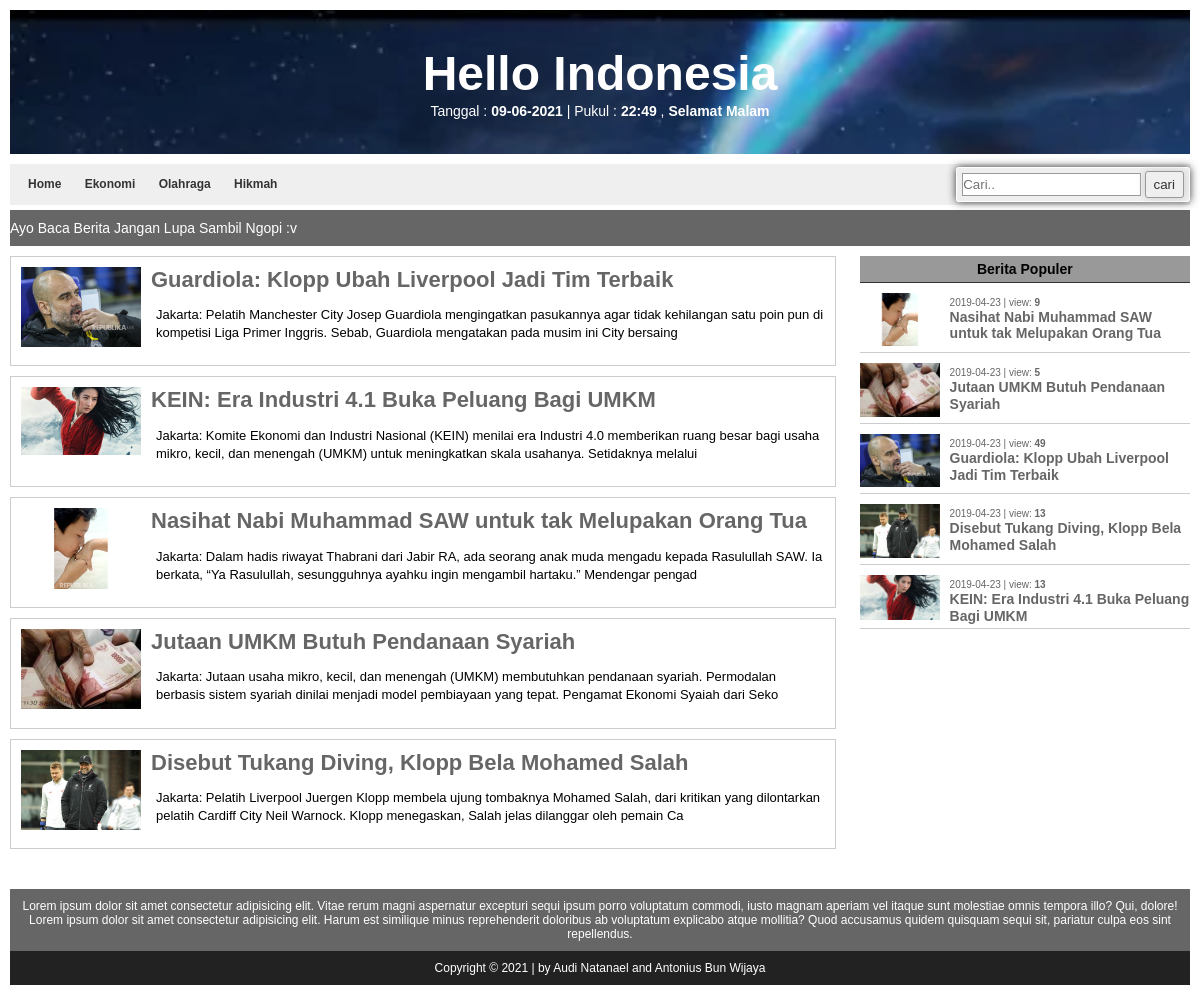
The page / on the database its author committed.
### tables this page shows
CREATE TABLE `kategori` (
  `ID` int(5) NOT NULL,
  `Kategori` varchar(100) NOT NULL,
  `alias` varchar(50) NOT NULL,
  `Terbit` varchar(1) NOT NULL
);

CREATE TABLE `berita` (
  `ID` int(10) NOT NULL,
  `Judul` varchar(255) NOT NULL,
  `Kategori` varchar(50) NOT NULL,
  `Isi` text NOT NULL,
  `Gambar` varchar(255) NOT NULL,
  `Teks` text NOT NULL,
  `Tanggal` varchar(30) NOT NULL,
  `Updateby` varchar(50) NOT NULL,
  `Viewnum` varchar(20) NOT NULL,
  `Post_type` varchar(20) NOT NULL,
  `Terbit` varchar(1) NOT NULL
);

### inc/fungsi.php (the view, shortened to what this page needs)
<?php
include 'koneksi.php';
function populer()
{
	?>
		<div class="bar-menu">
			Berita Populer
		</div>
		<div>
			<?php
			global $connect;
			$pop = mysqli_query($connect,"SELECT * FROM berita WHERE Terbit='1' AND Tanggal>='".date('Y-m-d H:i:s', strtotime(''.POPULER_TIME.' days'))."' ORDER BY Viewnum DESC LIMIT 0,10");
			while ($r = mysqli_fetch_array($pop)) {
				extract($r);
				echo'
				<div class="side-box">
					<div class="img">
						<img src="'.URL_SITUS.$Gambar.'">
					</div>
					<span>'.substr($Tanggal, 0, 10).' | view: <b>'.$Viewnum.'</b> </span>
					<h1><a href="./?open=detail&id='.$ID.'">'.$Judul.'</a></h1>
					<div class="clear"></div>
				</div>
				';
			}
			?>
		</div>
		<?php
}
	?>

### header.php (shortened to what this page needs)
<?php
include("inc/fungsi.php");
 ?>
<!DOCTYPE html>
<html>
<head>
    <link rel="stylesheet" type="text/css" href="assets/style.css">
</head>
<body>
    <div class="wrap">
        <div class="pd10">
            <header>
                <div class="menyapa pt35 pb35 mb10">
                    <h1>Hello Indonesia</h1>
                    <?php
						$tanggal = mktime(date('m'), date("d"), date('Y'));
						echo "Tanggal : <b> " . date("d-m-Y", $tanggal ) . "</b>";
						$jam = date ("H:i");
						echo " | Pukul : <b> " . $jam . " " ." </b> ";
						$a = date ("H");
						if (($a>=6) && ($a<=11)) {
							echo " <b>, Selamat Pagi !! </b>";
						}else if(($a>=11) && ($a<=15)){
							echo " , Selamat  Pagi !! ";
						}elseif(($a>15) && ($a<=18)){
							echo ", Selamat Siang !!";
						}else{
							echo ", <b> Selamat Malam </b>";
						}
					?>
                </div>
                <nav>
                    <a href="./">Home</a>
                    <?php
				global $connect;
				$menu = mysqli_query($connect,"SELECT * FROM kategori WHERE Terbit='1' ORDER BY ID ASC LIMIT 0,10");
				while ($r = mysqli_fetch_array($menu)) {
					extract($r);
					echo'
					<a href="./?open=cat&id='.$ID.'">'.$Kategori.'</a>
					';
				}
				 ?>
                    <form action="" method="GET" class="btn fr" style="margin-top:-5px; margin-right: -8px;">
                        <input type="text" name="key" placeholder="Cari..">
                        <input type="submit" name="open" value="cari">
                    </form>
                </nav>
                <div class="teksjalannav pt10 pb10 mt5">
                    <marquee direction="left" behavior="scroll">Ayo Baca Berita Jangan Lupa Sambil Ngopi :v
                    </marquee>
                </div>
            </header>

### index.php (shortened to what this page needs)
<?php
include("header.php");
 ?>
<div class="pt10 pb10">
	<?php
	$open = (isset($_GET["open"]) ? $_GET["open"] : '') ;
	switch ($open) {
		default:
		include("depan.php");
		break;
	}
	 ?>
</div>
<?php
include("footer.php");
 ?>

### depan.php (shortened to what this page needs)
<div class="mainpage">
	<div class="content">
		<?php
		global $connect;
		$sql = mysqli_query($connect,"SELECT * FROM berita WHERE Terbit='1' ORDER BY ID DESC LIMIT 0,10");
		while ($b = mysqli_fetch_array($sql)) {
			extract($b);
		echo'
		<div class="boxnews">
			 <div class="img">
			 	<img src="'.URL_SITUS.$Gambar.'">
			 </div>
			 <h1><a href="./?open=detail&id='.$ID.'">'.$Judul.'</a></h1>
			 <p>'.substr(strip_tags($Isi),0,200).'</p>
			 <div class="clear"></div>
		</div>
		';
		}
		?>
	</div>
	<div class="sidebar">
		<?=populer()?>
	</div>
</div>

### footer.php
</div>
</div>
<footer>
    <div class="wrap">
        <div class="pd10">
            <div class="footeratas pd10">
                Lorem ipsum dolor sit amet consectetur adipisicing elit. Vitae rerum magni aspernatur excepturi sequi
                ipsum porro voluptatum commodi, iusto magnam aperiam vel itaque sunt molestiae omnis tempora illo? Qui,
                dolore!
                Lorem ipsum dolor sit amet consectetur adipisicing elit. Harum est similique minus reprehenderit
                doloribus ab voluptatum explicabo atque mollitia? Quod accusamus quidem quisquam sequi sit, pariatur
                culpa eos sint repellendus.
            </div>
            <div class="footer pd10">
                Copyright &copy; 2021 | by Audi Natanael and Antonius Bun Wijaya
            </div>
        </div>
    </div>
</footer>
</body>
</html>

### assets/style.css (style rules this page uses)
body { margin:0; padding:0; background: rgb(255, 255, 255); font-family: arial, sans-serif; font-size: 14px; color: rgb(0, 0, 0); }
a { text-decoration: none; color: #666666 }
h1, h2, h3, h4, h5, h6 { line-height: 1.2; }
h1 { font-size: 48px; margin: 0; }
.fr { float: right; }
.pd10 { padding: 10px !important; }
.pt10 { padding-top: 10px !important; }
.pt35 { padding-top: 35px !important; }
.pb10 { padding-bottom: 10px !important; }
.pb35 { padding-bottom: 35px !important; }
.mt5 { margin-top: 5px !important; }
.mb10 { margin-bottom: 10px !important; }
.wrap { width: 100%; margin: 0 auto; }
input[type="text"] { padding: 3px 0; border: 1px solid #999; }
input[type="submit"] { box-shadow: 0px 0px 10px #ccc; border: 1px solid #999; padding: 5px 8px; color:#333; box-sizing: border-box; border-radius:3px; }
.btn { padding: 3px 5px; margin: 0px 3px; border-radius:3px; border:1px solid #FFF; box-sizing: border-box; box-shadow: 0px 0px 8px #333; }
header { min-height:90px; }
nav { padding: 8px; height: 25px; font-size:12px; line-height: 25px; font-weight: 700; background: #efefef; }
nav a { margin: 3px 10px; color: #333; text-decoration: none; }
.mainpage { width: 100%; padding: 0; margin: 0; box-sizing: border-box; }
.content { width: 70%; float: left; }
.sidebar { width: 28%; float: right; }
.boxnews { width: 100%; box-sizing: border-box; margin: 0 0 10px 0; padding: 10px; border:1px solid #ccc; }
.boxnews .img { width: 120px; height: auto; float: left; margin-right: 10px; overflow: hidden; }
.boxnews .img img { width: 100%; }
.boxnews h1 { font-size:22px; }
.boxnews h1 a { color: #666; text-decoration: none; }
.boxnews p { font-size: 13px; line-height:1.4; margin-left: 135px; }
.bar-menu { font-size: 14px; font-weight: 700; text-align: center; padding: 5px 0; margin: 0 0 10px 0; background: #999; border-bottom: 1px solid #333; }
.side-box { width: 100%; box-sizing: border-box; margin: 0 0 10px 0; padding:0 0 3px 0; border-bottom:1px solid #ccc; }
.side-box .img { width:80px; height: auto; float: left; margin-right: 10px; overflow: hidden; }
.side-box .img img { width: 100%; }
.side-box h1 { font-size:14px; }
.side-box h1 a { color: #666; text-decoration: none; }
.side-box span { font-size: 10px; color: #666; }
footer { height: 90px; margin: 0; }
.footer { font-size: 12px; text-align: center; background: #222; color:#FFF; }
.footeratas { font-size: 12px; text-align: center; background: #666; color:#FFF; }
.teksjalannav { background: #666; color:#FFF; }
.menyapa { background-image: url(../bg-helloindo.webp); text-align: center; color: #FFF; background-size: cover; background-repeat: no-repeat; background-position: center; background-attachment: fixed; }

### rows shown on the page
kategori: Kategori "Ekonomi"
kategori: Kategori "Olahraga"
kategori: Kategori "Hikmah"
berita: Gambar (picture), Judul "Guardiola: Klopp Ubah Liverpool Jadi Tim Terbaik", Isi "Jakarta: Pelatih Manchester City Josep Guardiola mengingatkan pasukannya agar tidak kehilangan satu poin pun di kompetisi Liga Primer Inggris. Sebab, Guardiola mengatakan pada musim ini City bersaing", Tanggal "2019-04-23", Viewnum "49"
berita: Gambar (picture), Judul "KEIN: Era Industri 4.1 Buka Peluang Bagi UMKM", Isi "Jakarta: Komite Ekonomi dan Industri Nasional (KEIN) menilai era Industri 4.0 memberikan ruang besar bagi usaha mikro, kecil, dan menengah (UMKM) untuk meningkatkan skala usahanya. Setidaknya melalui", Tanggal "2019-04-23", Viewnum "13"
berita: Gambar (picture), Judul "Nasihat Nabi Muhammad SAW untuk tak Melupakan Orang Tua", Isi "Jakarta: Dalam hadis riwayat Thabrani dari Jabir RA, ada seorang anak muda mengadu kepada Rasulullah SAW. Ia berkata, “Ya Rasulullah, sesungguhnya ayahku ingin mengambil hartaku.” Mendengar pengad", Tanggal "2019-04-23", Viewnum "9"
berita: Gambar (picture), Judul "Jutaan UMKM Butuh Pendanaan Syariah", Isi "Jakarta: Jutaan usaha mikro, kecil, dan menengah (UMKM) membutuhkan pendanaan syariah. Permodalan berbasis sistem syariah dinilai menjadi model pembiayaan yang tepat. Pengamat Ekonomi Syaiah dari Seko", Tanggal "2019-04-23", Viewnum "5"
berita: Gambar (picture), Judul "Disebut Tukang Diving, Klopp Bela Mohamed Salah", Isi "Jakarta: Pelatih Liverpool Juergen Klopp membela ujung tombaknya Mohamed Salah, dari kritikan yang dilontarkan pelatih Cardiff City Neil Warnock. Klopp menegaskan, Salah jelas dilanggar oleh pemain Ca", Tanggal "2019-04-23", Viewnum "13"

### other values the page prints
$jam "22:49"
